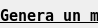
     <widget class="QWidget" name="page_2">
      <property name="geometry">
       <rect>
        <x>0</x>
        <y>0</y>
        <width>98</width>
        <height>28</height>
       </rect>
      </property>
      <attribute name="label">
       <string>Automap</string>
      </attribute>
      <widget class="QLabel" name="label_46">
       <property name="geometry">
        <rect>
         <x>0</x>
         <y>0</y>
         <width>431</width>
         <height>31</height>
        </rect>
       </property>
       <property name="font">
        <font>
         <family>Andale Mono</family>
         <pointsize>11</pointsize>
         <weight>75</weight>
         <bold>true</bold>
         <underline>true</underline>
        </font>
       </property>
       <property name="text">
        <string>Genera un mappa di predizione in automatico</string>
       </property>
      </widget>
      <widget class="QComboBox" name="lineEdit_automap">
       <property name="geometry">
        <rect>
         <x>0</x>
         <y>30</y>
         <width>101</width>
         <height>22</height>
        </rect>
       </property>
       <item>
        <property name="text">
         <string>calcinati</string>
        </property>
       </item>
       <item>
        <property name="text">
         <string>bos_bison</string>
        </property>
       </item>
       <item>
        <property name="text">
         <string>camoscio</string>
        </property>
       </item>
       <item>
        <property name="text">
         <string>capriolo</string>
        </property>
       </item>
       <item>
        <property name="text">
         <string>cervo</string>
        </property>
       </item>
       <item>
        <property name="text">
         <string>combusto</string>
        </property>
       </item>
       <item>
        <property name="text">
         <string>coni</string>
        </property>
       </item>
       <item>
        <property name="text">
         <string>pdi</string>
        </property>
       </item>
       <item>
        <property name="text">
         <string>stambecco</string>
        </property>
       </item>
       <item>
        <property name="text">
         <string>strie</string>
        </property>
       </item>
       <item>
        <property name="text">
         <string>canidi</string>
        </property>
       </item>
       <item>
        <property name="text">
         <string>ursidi</string>
        </property>
       </item>
       <item>
        <property name="text">
         <string>megacero</string>
        </property>
       </item>
      </widget>
      <widget class="QPushButton" name="automap">
       <property name="geometry">
        <rect>
         <x>0</x>
         <y>160</y>
         <width>93</width>
         <height>27</height>
        </rect>
       </property>
       <property name="whatsThis">
        <string>&lt;!DOCTYPE HTML PUBLIC &quot;-//W3C//DTD HTML 4.0//EN&quot; &quot;http://www.w3.org/TR/REC-html40/strict.dtd&quot;&gt;
&lt;html&gt;&lt;head&gt;&lt;meta name=&quot;qrichtext&quot; content=&quot;1&quot; /&gt;&lt;style type=&quot;text/css&quot;&gt;
p, li { white-space: pre-wrap; }
&lt;/style&gt;&lt;/head&gt;&lt;body style=&quot; font-family:'Sans'; font-size:8pt; font-weight:400; font-style:normal;&quot;&gt;
&lt;p style=&quot; margin-top:0px; margin-bottom:0px; margin-left:0px; margin-right:0px; -qt-block-indent:0; text-indent:0px;&quot;&gt;genera una mappa di predizione &lt;/p&gt;&lt;/body&gt;&lt;/html&gt;</string>
       </property>
       <property name="text">
        <string>Automap</string>
       </property>
      </widget>
      <widget class="QLabel" name="range_2">
       <property name="geometry">
        <rect>
         <x>90</x>
         <y>100</y>
         <width>41</width>
         <height>31</height>
        </rect>
       </property>
       <property name="text">
        <string>Range</string>
       </property>
      </widget>
      <widget class="QLineEdit" name="nugget_3">
       <property name="geometry">
        <rect>
         <x>0</x>
         <y>130</y>
         <width>81</width>
         <height>20</height>
        </rect>
       </property>
       <property name="text">
        <string>NA</string>
       </property>
      </widget>
      <widget class="QLineEdit" name="psill_2">
       <property name="geometry">
        <rect>
         <x>0</x>
         <y>54</y>
         <width>81</width>
         <height>20</height>
        </rect>
       </property>
       <property name="text">
        <string>NA</string>
       </property>
      </widget>
      <widget class="QLineEdit" name="rang_2">
       <property name="geometry">
        <rect>
         <x>0</x>
         <y>106</y>
         <width>81</width>
         <height>20</height>
        </rect>
       </property>
       <property name="text">
        <string>NA</string>
       </property>
      </widget>
      <widget class="QLabel" name="nugget_4">
       <property name="geometry">
        <rect>
         <x>90</x>
         <y>130</y>
         <width>51</width>
         <height>20</height>
        </rect>
       </property>
       <property name="text">
        <string>Nugget</string>
       </property>
      </widget>
      <widget class="QComboBox" name="model_2">
       <property name="geometry">
        <rect>
         <x>0</x>
         <y>80</y>
         <width>81</width>
         <height>20</height>
        </rect>
       </property>
       <item>
        <property name="text">
         <string>Sph</string>
        </property>
       </item>
       <item>
        <property name="text">
         <string>Ste</string>
        </property>
       </item>
       <item>
        <property name="text">
         <string>Exp </string>
        </property>
       </item>
       <item>
        <property name="text">
         <string>Gau</string>
        </property>
       </item>
       <item>
        <property name="text">
         <string>Mat</string>
        </property>
       </item>
      </widget>
      <widget class="QLabel" name="label_47">
       <property name="geometry">
        <rect>
         <x>90</x>
         <y>80</y>
         <width>35</width>
         <height>20</height>
        </rect>
       </property>
       <property name="text">
        <string>Model</string>
       </property>
      </widget>
      <widget class="QLabel" name="label_48">
       <property name="geometry">
        <rect>
         <x>90</x>
         <y>60</y>
         <width>35</width>
         <height>20</height>
        </rect>
       </property>
       <property name="text">
        <string>Sill</string>
       </property>
      </widget>
      <widget class="QPushButton" name="clipper">
       <property name="geometry">
        <rect>
         <x>0</x>
         <y>200</y>
         <width>93</width>
         <height>27</height>
        </rect>
       </property>
       <property name="text">
        <string>Clipper</string>
       </property>
      </widget>
     </widget>
